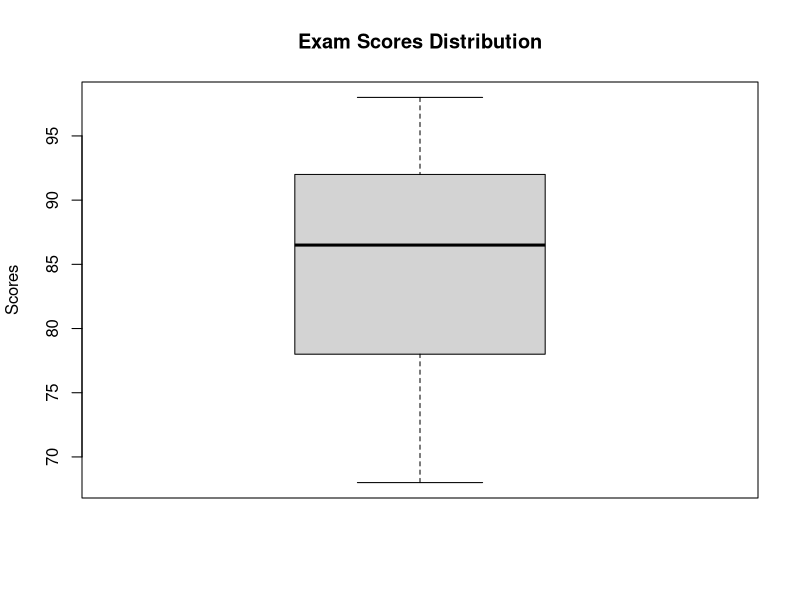

Reproduce this figure in R.
# Sample dataset: Exam scores
scores <- c(85, 90, 78, 92, 88, 75, 82, 95, 68, 98)

# Calculate mean
mean_score <- mean(scores)

# Calculate median
median_score <- median(scores)

# Calculate range
range_score <- max(scores) - min(scores)

# Calculate variance and standard deviation
variance_score <- var(scores)
std_deviation <- sd(scores)

# Calculate quartiles and interquartile range
q1 <- quantile(scores, 0.25)
q3 <- quantile(scores, 0.75)
iqr <- q3 - q1

# Create a box plot
boxplot(scores, main = "Exam Scores Distribution", ylab = "Scores")

# Print the calculated statistics
cat("Mean:", mean_score, "\n")
cat("Median:", median_score, "\n")
cat("Range:", range_score, "\n")
cat("Variance:", variance_score, "\n")
cat("Standard Deviation:", std_deviation, "\n")
cat("Q1:", q1, "\n")
cat("Q3:", q3, "\n")
cat("IQR:", iqr, "\n")
